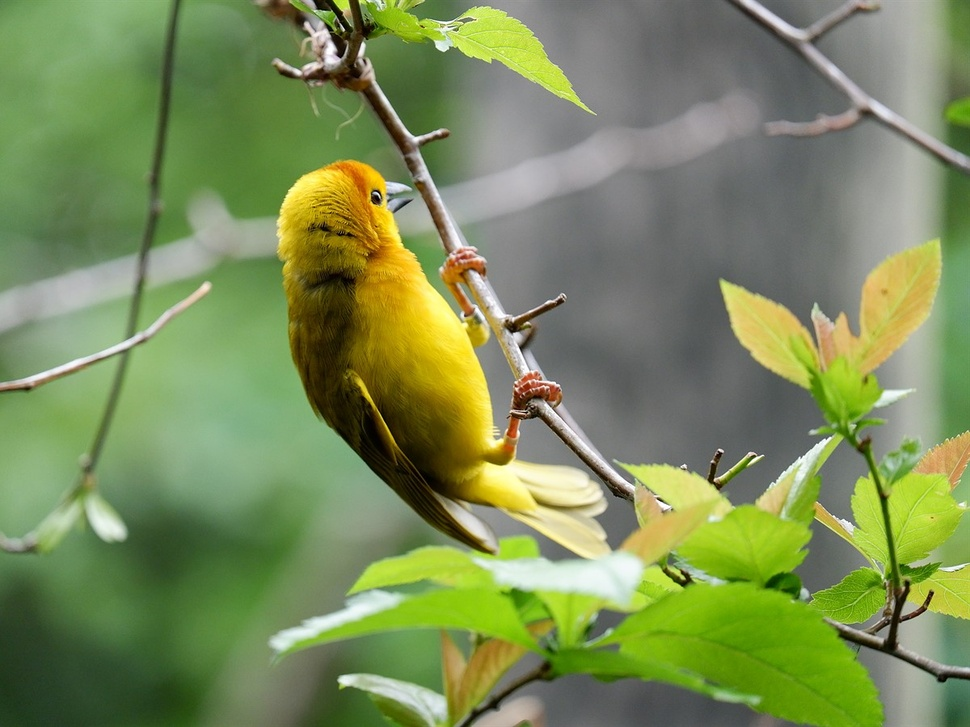
#> input picture Boundary Detection/Data/0266554465.jpeg, 970 x 727 px, shrunk from 1200 x 900 before the run
$ python -i Sobel.py   (imports and definitions only)
#> lines starting #> are read from the running program, lines starting #| are printed output that depends on the picture
import cv2
import numpy as np
from scipy.signal import convolve2d


def apply_kernel(source: np.ndarray, horizontal_kernel: np.ndarray, vertical_kernel: np.ndarray,
                 ReturnEdge: bool = False):
    """
        Convert image to gray scale and convolve with kernels
        :param source: Image to apply kernel to
        :param horizontal_kernel: The horizontal array of the kernel
        :param vertical_kernel: The vertical array of the kernel
        :param ReturnEdge: Return Horizontal & Vertical Edges
        :return: The result of convolution
    """
#> called with horizontal_kernel = array of shape (3, 3), vertical_kernel = array of shape (3, 3), ReturnEdge = True
    # convert to gray scale if not already
    if len(source.shape) > 2:
        gray = cv2.cvtColor(source, cv2.COLOR_RGB2GRAY)
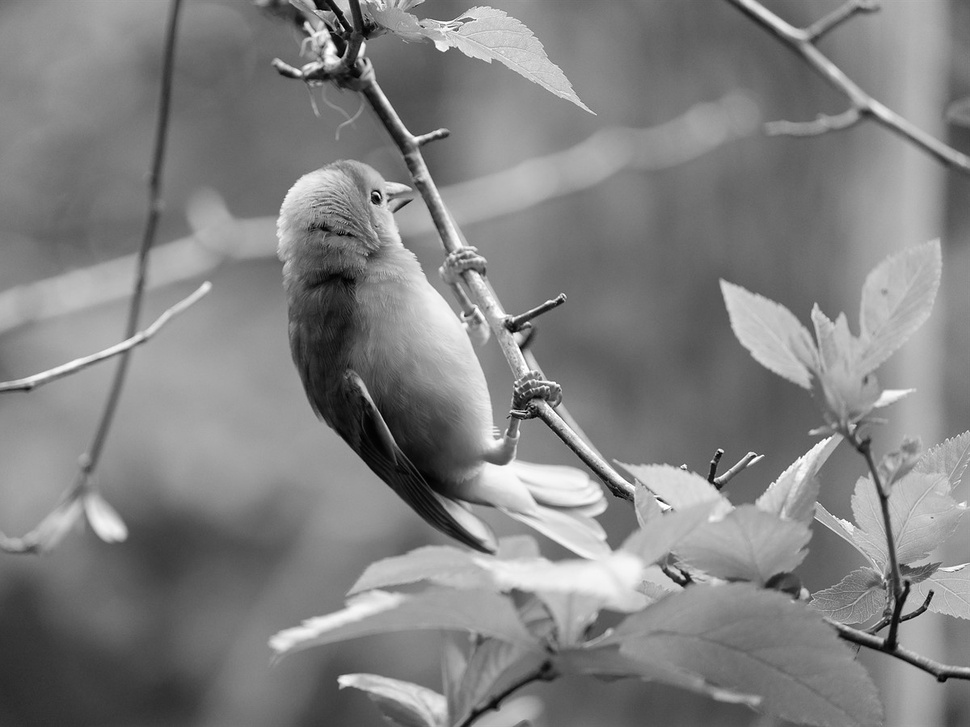
#> gray: shape (727, 970); min 0, max 255, mean 129.3
    else:
        gray = source

    # convolution
    horizontal_edge = convolve2d(gray, horizontal_kernel)
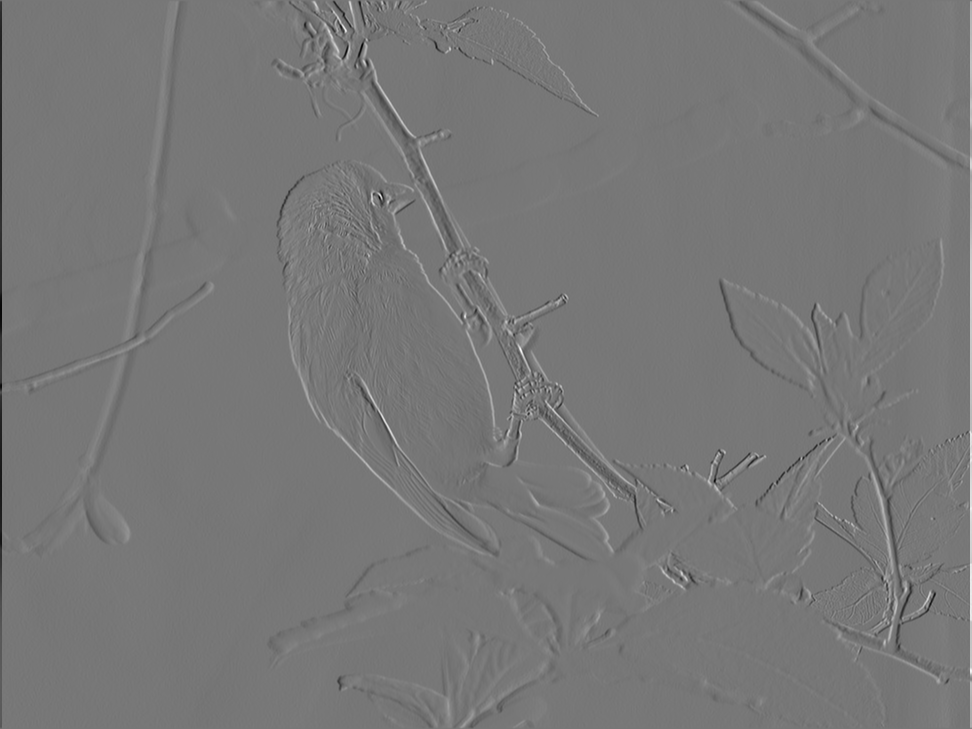
#> horizontal_edge: shape (729, 972) int64; min -790, max 894, mean 0; drawn with min black and max white
    vertical_edge = convolve2d(gray, vertical_kernel)
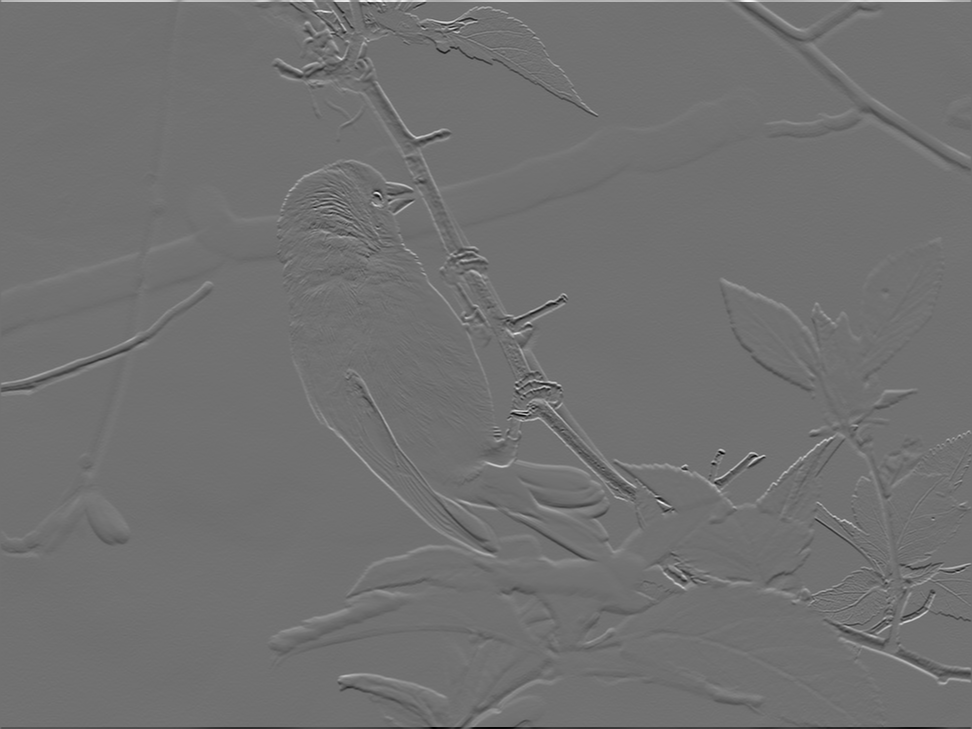
#> vertical_edge: shape (729, 972) int64; min -776, max 969, mean 0; drawn with min black and max white

    mag = np.sqrt(pow(horizontal_edge, 2.0) + pow(vertical_edge, 2.0))
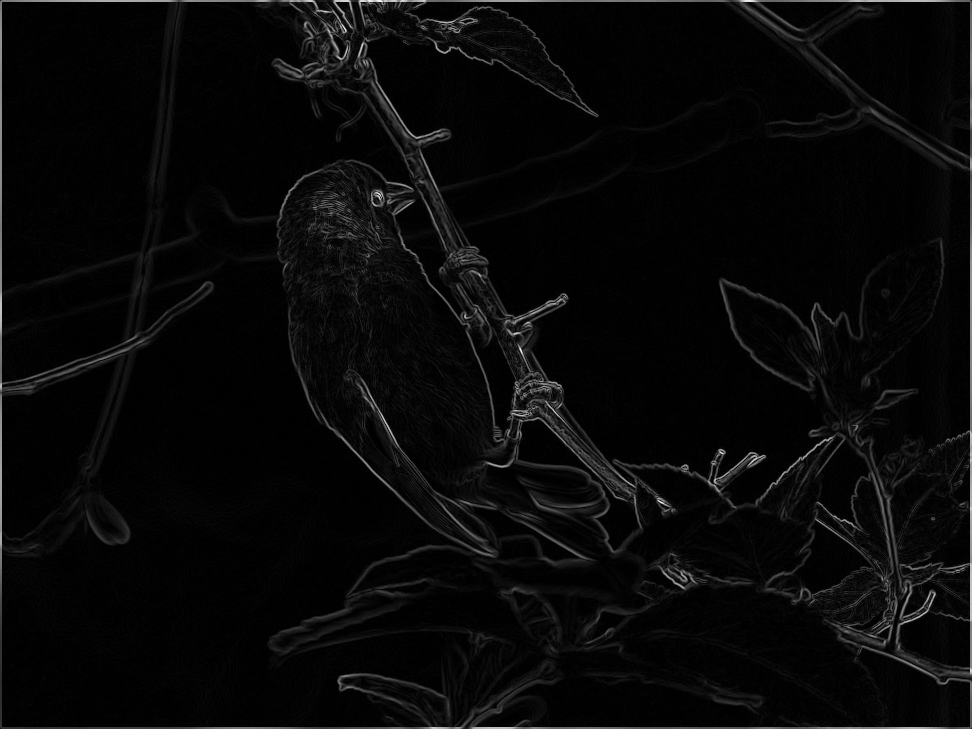
#> mag: shape (729, 972) float64; min 0, max 974.6, mean 34.1; drawn with min black and max white
    if ReturnEdge:
        return mag, horizontal_edge, vertical_edge
    return mag

def sobel_edge(source: np.ndarray, GetMagnitude: bool = True, GetDirection: bool = False):
    """
        Apply Sobel Operator to detect edges
        :param source: Image to detect edges in
        :param GetMagnitude: Get Magnitude of horizontal and vertical edges
        :param GetDirection: Get Gradient direction in Pi Terms
        :return: edges image
    """

    horizontal = np.array([[-1, 0, 1], [-2, 0, 2], [-1, 0, 1]])
    vertical = np.flip(horizontal.T)
    mag, HorizontalEdge, VerticalEdge = apply_kernel(source, horizontal, vertical, True)

    HorizontalEdge = HorizontalEdge[:-2, :-2]
    VerticalEdge = VerticalEdge[:-2, :-2]

    if GetMagnitude == False:
        return HorizontalEdge, VerticalEdge

    if GetDirection:
        Direction = np.arctan2(VerticalEdge, HorizontalEdge)
        return mag, Direction

    return mag

>>> import cv2
>>> picture = cv2.cvtColor(cv2.imread('../Data/0266554465.jpeg'), cv2.COLOR_BGR2RGB)
>>> result = sobel_edge(picture)
